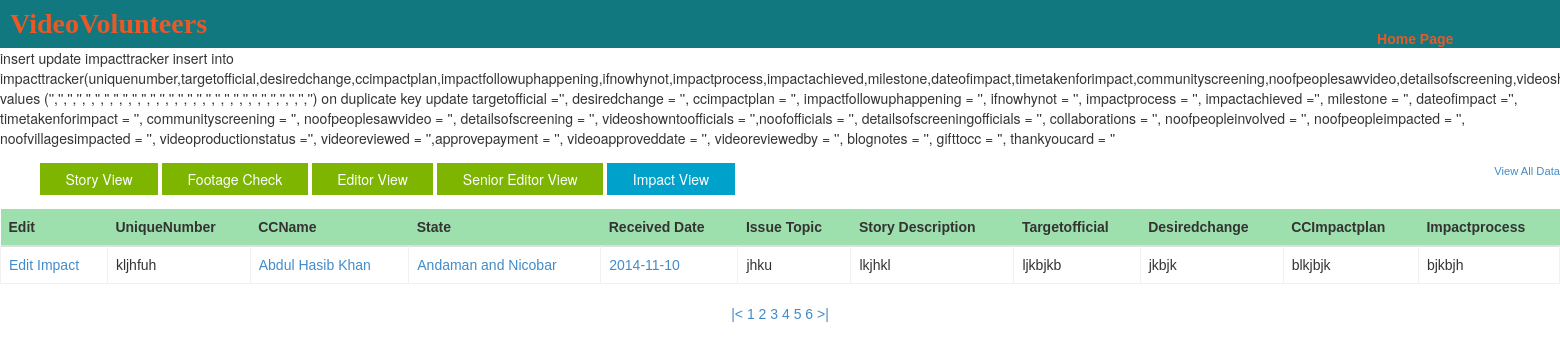
The page /impactview.php?page=2 on the database its author committed.
### tables this page shows
CREATE TABLE `impacttracker` (
  `uniquenumber` varchar(30) DEFAULT NULL,
  `targetofficial` varchar(30) DEFAULT NULL,
  `desiredchange` varchar(30) DEFAULT NULL,
  `ccimpactplan` varchar(30) DEFAULT NULL,
  `impactfollowuphappening` varchar(30) DEFAULT NULL,
  `ifnowhynot` varchar(30) DEFAULT NULL,
  `impactprocess` varchar(50) DEFAULT NULL,
  `impactachieved` varchar(30) DEFAULT NULL,
  `milestone` varchar(30) DEFAULT NULL,
  `dateofimpact` date DEFAULT NULL,
  `timetakenforimpact` int(10) DEFAULT NULL,
  `communityscreening` varchar(20) DEFAULT NULL,
  `noofpeoplesawvideo` int(20) DEFAULT NULL,
  `detailsofscreening` varchar(50) DEFAULT NULL,
  `videoshowntoofficials` varchar(10) DEFAULT NULL,
  `noofofficials` int(10) DEFAULT NULL,
  `detailsofscreeningofficials` varchar(50) DEFAULT NULL,
  `collaborations` varchar(30) DEFAULT NULL,
  `noofpeopleinvolved` int(20) DEFAULT NULL,
  `noofpeopleimpacted` int(20) DEFAULT NULL,
  `noofvillagesimpacted` int(20) DEFAULT NULL,
  `videoproductionstatus` varchar(20) DEFAULT NULL,
  `videoreviewed` varchar(10) DEFAULT NULL,
  `approvepayment` varchar(10) DEFAULT NULL,
  `videoapproveddate` date DEFAULT NULL,
  `videoreviewedby` varchar(20) DEFAULT NULL,
  `blognotes` varchar(20) DEFAULT NULL,
  `gifttocc` varchar(10) DEFAULT NULL,
  `thankyoucard` varchar(10) DEFAULT NULL,
  UNIQUE KEY `uniquenumber_2` (`uniquenumber`),
  KEY `uniquenumber` (`uniquenumber`),
  CONSTRAINT `impacttracker_ibfk_1` FOREIGN KEY (`uniquenumber`) REFERENCES `storytrack` (`uniquenumber`),
  CONSTRAINT `impacttracker_ibfk_2` FOREIGN KEY (`uniquenumber`) REFERENCES `storytrack` (`uniquenumber`) ON DELETE CASCADE ON UPDATE CASCADE
);

CREATE TABLE `storytrack` (
  `fid` int(10) NOT NULL AUTO_INCREMENT,
  `ccname` varchar(30) DEFAULT NULL,
  `state` varchar(20) DEFAULT NULL,
  `receiveddate` date DEFAULT NULL,
  `issuetopic` varchar(50) DEFAULT NULL,
  `storydescription` varchar(300) DEFAULT NULL,
  `paymentstatus` varchar(10) DEFAULT NULL,
  `editstatus` varchar(10) DEFAULT NULL,
  `editedmonth` date DEFAULT NULL,
  `notes` varchar(100) DEFAULT NULL,
  `publishplatform` varchar(10) DEFAULT NULL,
  `editor` varchar(30) DEFAULT NULL,
  `editorpayment` varchar(10) DEFAULT NULL,
  `uploaddate` date DEFAULT NULL,
  `publishdate` date DEFAULT NULL,
  `receivedRO` varchar(10) DEFAULT NULL,
  `receivedHQ` varchar(10) DEFAULT NULL,
  `uniquenumber` varchar(30) DEFAULT NULL,
  `dateofstory` date DEFAULT NULL,
  `ccpair` varchar(30) DEFAULT NULL,
  `program` varchar(30) DEFAULT NULL,
  `mentor` varchar(30) DEFAULT NULL,
  `iutopic` varchar(30) DEFAULT NULL,
  `videotreatment` varchar(30) DEFAULT NULL,
  `shootplan` varchar(30) DEFAULT NULL,
  `stage` varchar(30) DEFAULT NULL,
  `impactpossible` varchar(20) DEFAULT NULL,
  `targetofficial` varchar(20) DEFAULT NULL,
  `desiredchange` varchar(20) DEFAULT NULL,
  `ccimpactplan` varchar(20) DEFAULT NULL,
  PRIMARY KEY (`fid`),
  UNIQUE KEY `uniquenumber` (`uniquenumber`)
);

### model/dbcon.php (called while the page is built, shortened)
<?php
function dbopen(){
	$host="localhost";
	$username="root";
	$password="root";
	$db_name="videovol";
	$db= new mysqli($host, $username, $password, $db_name);
	return($db);
}
function getAs2DArray($sql) {
	$db=dbopen();
	$result = mysqli_query($db, $sql);
	$rows = array();
	while($row = mysqli_fetch_array($result)) {
    	$rows[] = $row;
	}
	return $rows;
}
function getNumberOfPages($num_rec_per_page,$sql) {
	$db = dbopen();
	$result = mysqli_query($db,$sql);
	$total_records = mysqli_num_rows($result);
	$total_pages = ceil($total_records / $num_rec_per_page);
	return $total_pages;
}
?>

### public/impactview.php (the view, shortened to what this page needs)
<?php
include_once("header.php");
include_once("../model/ImpactDB.php");
if(isset($_GET['page'])){
    $page = $_GET['page'];
}
else {
    $page = 1;
};
$num_rec_per_page = 1;
$start_from = ($page -1) * $num_rec_per_page;
$total_pages = impactPagi($num_rec_per_page);
?>
<div class="stages"  >
    <ul id="tabs">
        <li><a href="index.php" class="button button-rounded button-flat-action">Story View</a></li>
        <li><a href="junioreditorview.php" class="button button-rounded button-flat-action">Footage Check</a></li>
        <li><a href="editview.php" class="button button-rounded button-flat-action">Editor View</a></li>
        <li><a href="senioreditorview.php" class="button button-rounded button-flat-action">Senior Editor View</a></li>
        <li><a href="impactview.php" class="button button-rounded button-flat-primary">Impact View</a></li>
        <li><small><a href="viewalldata.php" style="float:right">View All Data</a></small></li>
    </ul>
</div>
<table class="table"><thead><tr><th>Edit</th><th>UniqueNumber</th><th>CCName</th><th>State</th><th>Received Date</th><th>Issue Topic</th><th>Story Description</th><th>Targetofficial</th><th>Desiredchange</th><th>CCImpactplan</th><th>Impactprocess</th><tr>
</thead>
<?php
$resultArray = getStoryAndImpact($num_rec_per_page, $start_from);
foreach ($resultArray as $row) {
echo "<tr>
       <td><a href=impacteditor.php?un=" . urlencode($row['uniquenumber']) . ">" .
        "Edit Impact" . "</a></td> <td>" .
        $row['uniquenumber'] . "</td> ".
        "<td><a href=index.php?ccname=" . urlencode($row['ccname']) . ">" .
        $row['ccname'] . "</a></td>" .
        "<td><a href=index.php?state=" . urlencode($row['state']) . ">" .
        $row['state'] . "</a></td>" .
        "<td><a href=index.php?issuetopic=" . urlencode($row['issuetopic']) . ">" .
        $row['receiveddate'] . "</a></td> <td>" .
        $row['issuetopic'] . "</td> <td>" .
        $row['storydescription'] . "</td> <td>" .
        $row['targetofficial'] . "</td> <td>" .
        $row['desiredchange'] . "</td> <td>" .
        $row['ccimpactplan'] . "</td> <td>" .
        $row['impactprocess'] . "</td>"
        ;
        }
?>
</table>
<div class = "pagination-icon" style="text-align:center;">
<?php echo "<a href='" .htmlentities($_SERVER['PHP_SELF']). "?page=1'>".'|<'."</a> ";
for ($i=1; $i<=$total_pages; $i++) {
            echo "<a href='" .htmlentities($_SERVER['PHP_SELF']). "?page=".$i."'>".$i."</a> ";
}
echo "<a href='" .htmlentities($_SERVER['PHP_SELF']). "?page=$total_pages'>".'>|'."</a> ";
?>
</div>
</body>
</html>

### public/main.css (style rules this page uses)
* { font-family: Helvetica; }
.stages { display: inline; }
th { background-color:#9de0ad; }
td { border:1px solid #f1f1f1 ; }
li { display: inline; }

### public/buttons/css/buttons.css (style rules this page uses)
.button { -webkit-box-shadow: inset 0px 1px 0px rgba(255, 255, 255, 0.5), 0px 1px 2px rgba(0, 0, 0, 0.15); -moz-box-shadow: inset 0px 1px 0px rgba(255, 255, 255, 0.5), 0px 1px 2px rgba(0, 0, 0, 0.15); box-shadow: inset 0px 1px 0px rgba(255, 255, 255, 0.5), 0px 1px 2px rgba(0, 0, 0, 0.15); background-color: #eeeeee; background: -webkit-gradient(linear, 50% 0%, 50% 100%, color-stop(0%, #fbfbfb), color-stop(100%, #e1e1e1)); background: -webkit-linear-gradient(top, #fbfbfb, #e1e1e1); background: -moz-linear-gradient(top, #fbfbfb, #e1e1e1); background: -o-linear-gradient(top, #fbfbfb, #e1e1e1); background: linear-gradient(top, #fbfbfb, #e1e1e1); display: -moz-inline-stack; display: inline-block; vertical-align: middle; *vertical-align: auto; zoom: 1; *display: inline; border: 1px solid #d4d4d4; height: 32px; line-height: 32px; padding: 0px 25.6px; font-weight: 300; font-size: 14px; font-family: "Helvetica Neue Light", "Helvetica Neue", "Helvetica", "Arial", "Lucida Grande", sans-serif; color: #666666; text-shadow: 0 1px 1px white; margin: 0; text-decoration: none; text-align: center; }
.button-flat-primary { -webkit-box-shadow: none; -moz-box-shadow: none; box-shadow: none; -webkit-transition-property: background; -moz-transition-property: background; -o-transition-property: background; transition-property: background; -webkit-transition-duration: 0.3s; -moz-transition-duration: 0.3s; -o-transition-duration: 0.3s; transition-duration: 0.3s; background: #00a1cb; color: white; text-shadow: none; border: none; }
.button-flat-action { -webkit-box-shadow: none; -moz-box-shadow: none; box-shadow: none; -webkit-transition-property: background; -moz-transition-property: background; -o-transition-property: background; transition-property: background; -webkit-transition-duration: 0.3s; -moz-transition-duration: 0.3s; -o-transition-duration: 0.3s; transition-duration: 0.3s; background: #7db500; color: white; text-shadow: none; border: none; }

### rows shown on the page
impacttracker: storytrack.uniquenumber "kljhfuh", storytrack.ccname "Abdul Hasib Khan", storytrack.state "Andaman and Nicobar", storytrack.receiveddate "2014-11-10", storytrack.issuetopic "jhku", storytrack.storydescription "lkjhkl", targetofficial "ljkbjkb", desiredchange "jkbjk", ccimpactplan "blkjbjk", impactprocess "bjkbjh"
